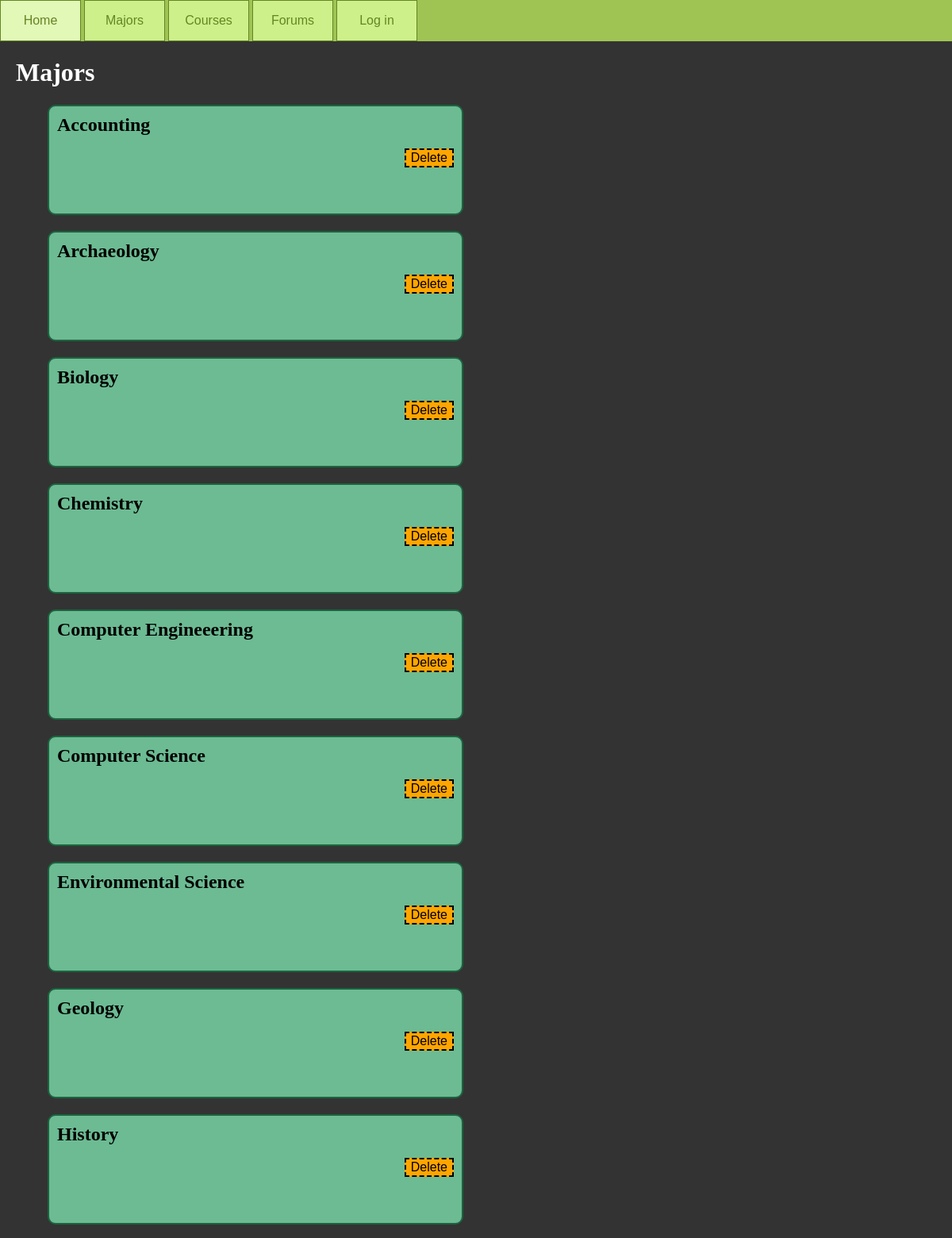
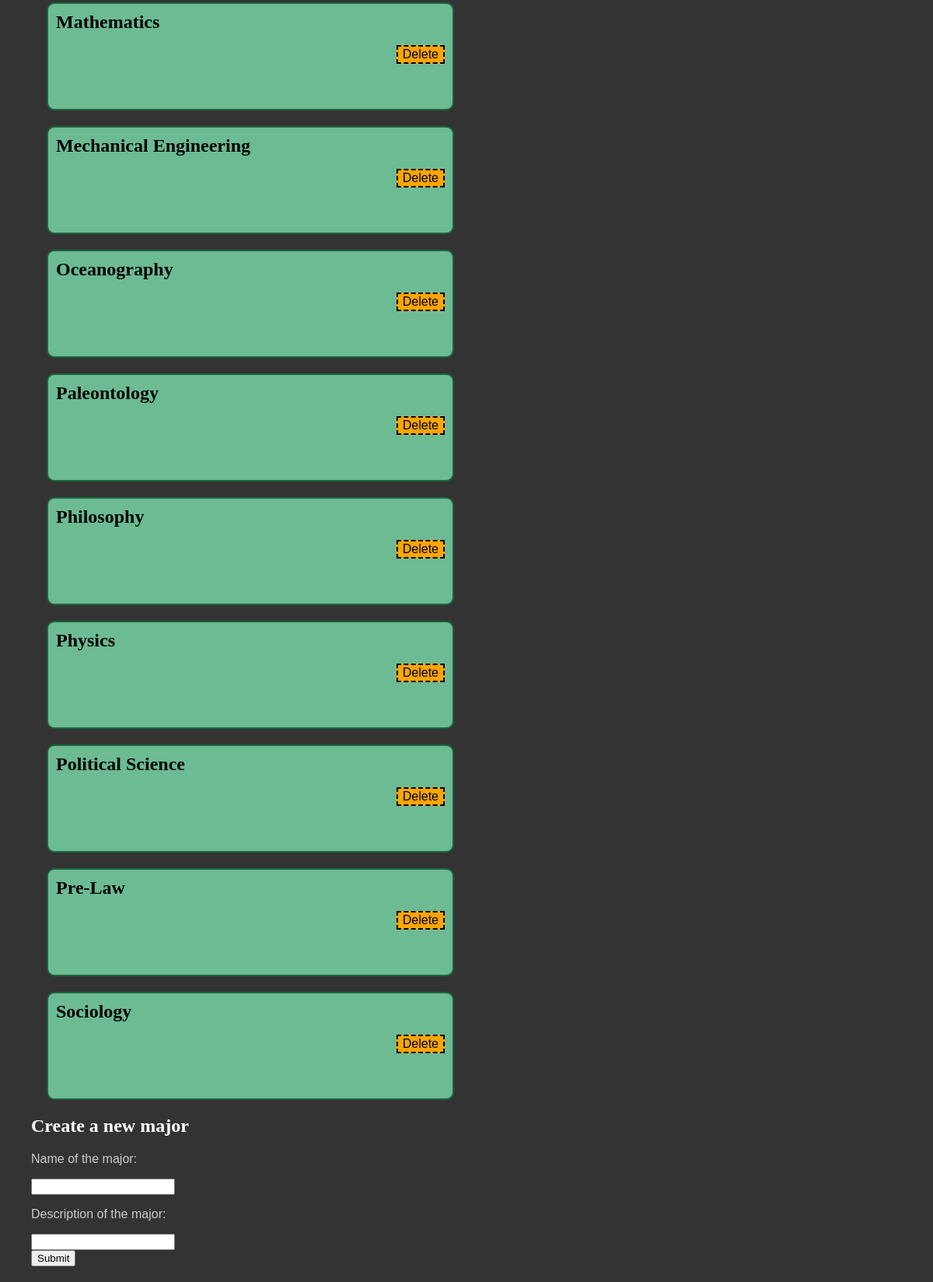
The app's page /majors.html with its own data (2 pictures, top to bottom).
### database_setup.py (models this page shows, shortened)
class Major(Base):
    __tablename__ = 'majors'
    major_id = Column(Integer, primary_key=True)
    name = Column(String(80), nullable=False)
    description = Column(String(250))

### project.py (the view)
@app.route('/majors.html')
def showMajors():
    majors = session.query(Major).order_by(asc(Major.name))
    return render_template('majors.html', majors=majors, login_session=login_session)

### templates/majors.html (shortened to what this page needs)
<!DOCTYPE html>
<html>
    <head>
        <link rel="stylesheet" href="/css/style.css">
    </head>
    <body>
        {% block content %}
        {% include "navbar.html" %}
        <div>
            <h1>Majors</h1>
            <div>
            {% for major in majors %}
                <a class = "subtle"href="/majors/{{major.major_id}}/courses/"><div class="majorBlock">
                    <h2>{{major.name}}</h2>
                    <form action="/majors/{{major.major_id}}/delete/", method="post">
                        <input class="dangerButton" type="submit" value="Delete" onclick="return confirm('Are you sure you want to PERMANENTLY DELETE this major?');">
                    </form>
                </div></a>
            {% endfor %}
            {% endblock %}
            </div>
            <div>
                <h2>Create a new major</h2>
                <form action="/majors/new/", method="post">
                    <p>Name of the major:</p>
                    <input type="text" name="name"><br>
                    <p>Description of the major:</p>
                    <input type="text" name="description"><br>
                    <input type="submit" value="Submit">
                </form>
            </div>
        </div>
    </body>
</html>

### records on screen
Major: name "Accounting"
Major: name "Archaeology"
Major: name "Biology"
Major: name "Chemistry"
Major: name "Computer Engineeering"
Major: name "Computer Science"
Major: name "Environmental Science"
Major: name "Geology"
Major: name "History"
Major: name "Mathematics"
Major: name "Mechanical Engineering"
Major: name "Oceanography"
Major: name "Paleontology"
Major: name "Philosophy"
Major: name "Physics"
Major: name "Political Science"
Major: name "Pre-Law"
Major: name "Sociology"
